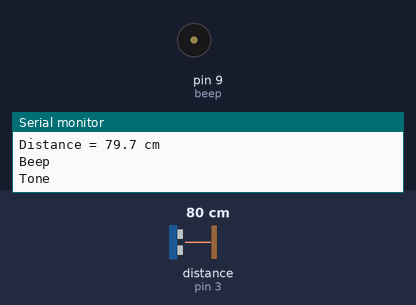
Simulated run of this sketch. Board: Arduino Uno, built with avr-gcc and run on an emulated ATmega328P. Parts: buzzer (waves = sounding), the last lines printed to the serial monitor. Wiring (inferred from the names in the program): ultrasonic range finder: trigger pin 2; echo pin 3. The inputs (shaded band) are chosen by the test bench; at power-on: distance to the obstacle (sensor on pin 3) 80 cm. The echo pulse lasts 58.3 µs per cm.

Above: at 1.2 s.
1.3 s: distance to the obstacle (sensor on pin 3) set to 7 cm
At 1.78 s:
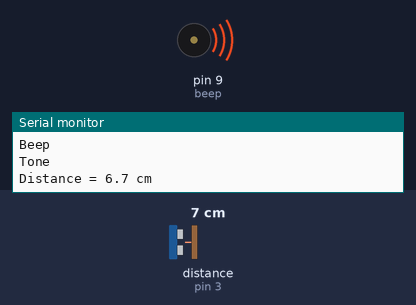
4.3 s: distance to the obstacle (sensor on pin 3) set to 4 cm
At 4.9 s:
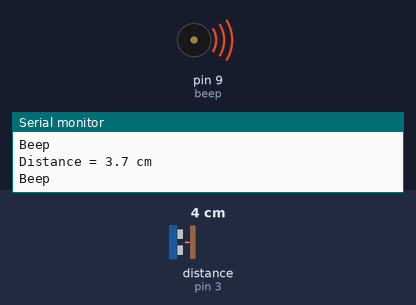
5.8 s: distance to the obstacle (sensor on pin 3) set to 9 cm
At 5.99 s:
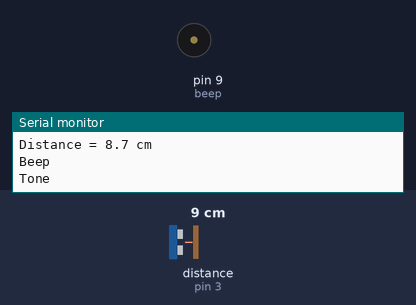
8.8 s: distance to the obstacle (sensor on pin 3) set to 2 cm
At 9.6 s:
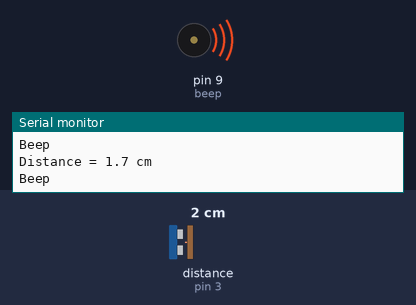
Timing chart, 0 to 11.3 s (numbered marks = the images above; inputs shaded):
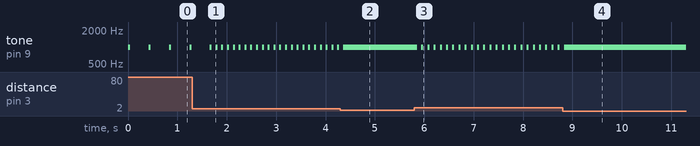

The sketch:

DistanceMeter.ino
```cpp
#define trigger 2
#define echo 3
#define beep 9
#define beep_start 100
#define min_distance 5
#define c 0.0343

long tempo;
float space;

void setup() {
  pinMode(trigger, OUTPUT);
  pinMode(echo, INPUT);
  pinMode(beep, OUTPUT);

  Serial.begin(9600);
}

void loop() {
  digitalWrite(trigger, LOW);
  delayMicroseconds(5);

  // Send pule for 10 mico seconds
  digitalWrite(trigger, HIGH);
  delayMicroseconds(10);
  digitalWrite(trigger, LOW);

  // Read echo and calculate distance in cm
  tempo = pulseIn(echo, HIGH) / 2;
  space = tempo * c;

  Serial.println("Distance = " + String(space, 1) + " cm");

  // Emit sound if disance in range
  if(space < beep_start) {
    Serial.println("Beep");
    tone(beep, 1000);
    delay(40);

    // Emit continous sound if inside min distance
    if(space > min_distance) {
      Serial.println("Tone");
      noTone(beep);
      delay(space * 4);
    }
  }
  delay(50);
}
```

Measured:
- the behaviour switches between 6 and 5 cm on distance to the obstacle (sensor on pin 3) (found by bisection; images 1 and 2)
- after the input at 1.3 s, tone on pin 9 (beep): alternates 1000 Hz for 0.04 s and silent for 0.08 s, starting after 0.48 s
- after the input at 4.3 s, tone on pin 9 (beep): goes on until 4.4 s, then stays 1000 Hz
- after the input at 5.8 s, tone on pin 9 (beep): alternates 1000 Hz for 0.04 s and silent for 0.09 s, starting after 0.06 s
- after the input at 8.8 s, tone on pin 9 (beep): goes on until 8.8 s, then stays 1000 Hz
- by itself, tone on pin 9 (beep): alternates 1000 Hz for 0.04 s and silent for 0.37 s
